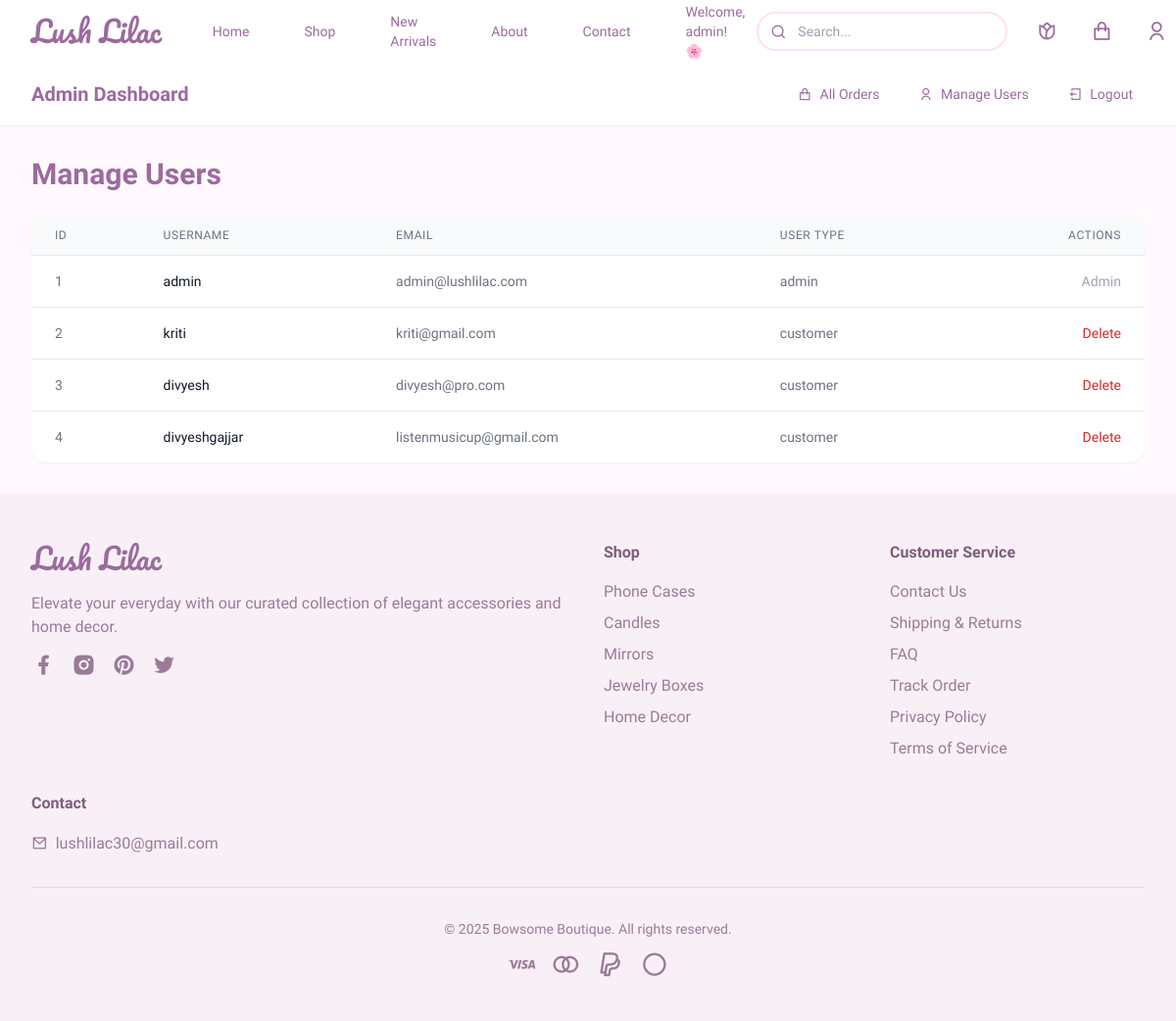
Before: /admin/users (signed in) with the older database file.
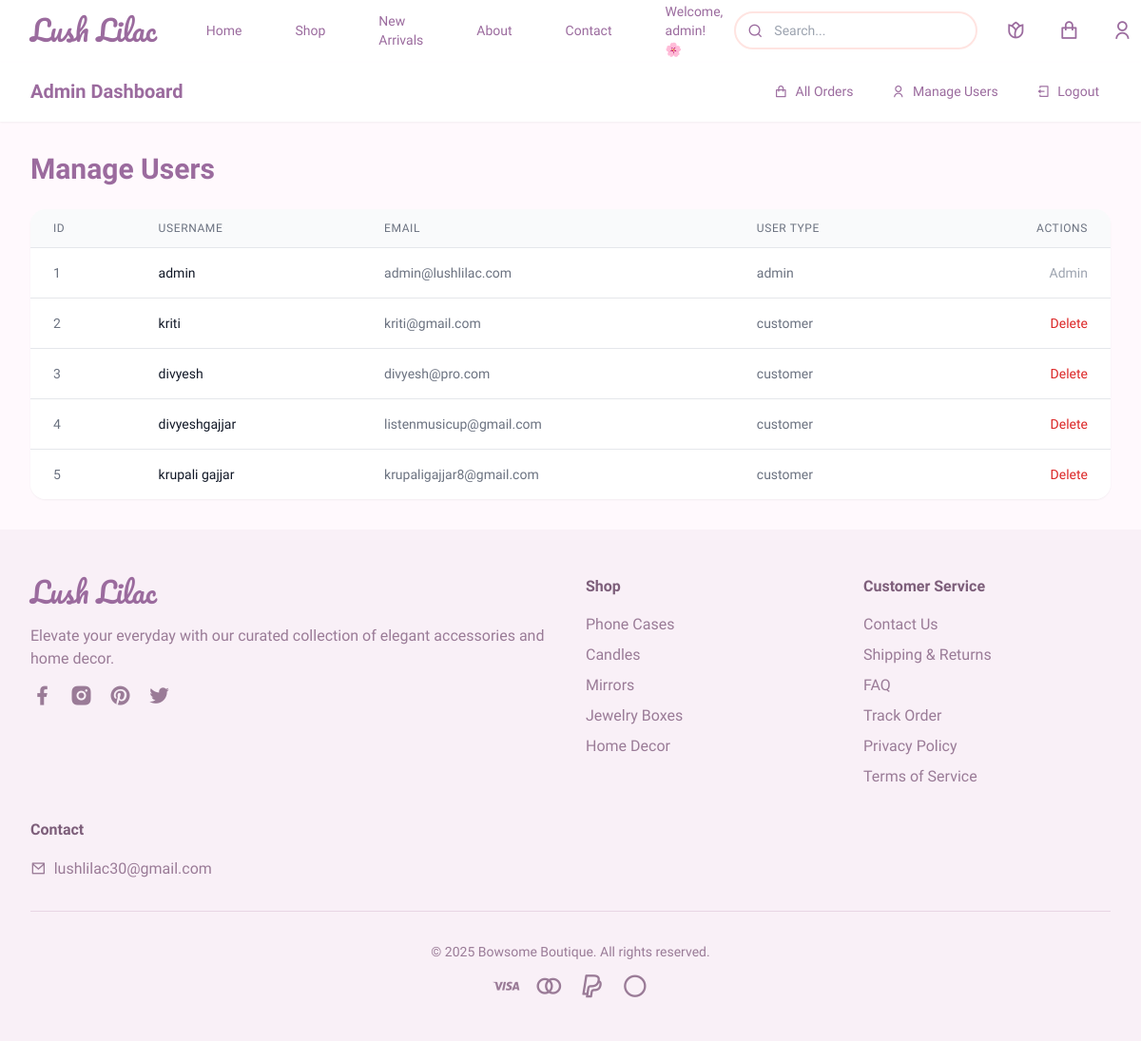
After: the same page with the newer database file.
### app.py (models this page shows, shortened)
class User(UserMixin, db.Model):
    id = db.Column(db.Integer, primary_key=True)
    username = db.Column(db.String(80), unique=True, nullable=False)
    email = db.Column(db.String(120), unique=True, nullable=False)
    password_hash = db.Column(db.String(128))
    user_type = db.Column(db.String(20), default='customer')  # 'customer' or 'admin'
    orders = db.relationship('Order', backref='user', lazy=True)
    wishlists = db.relationship('Wishlist', backref='user', lazy=True)

### app.py (the view)
@app.route('/admin/users')
@login_required
def admin_users():
    if not (current_user.user_type == 'admin' or session.get('is_special_admin')):
        flash('Access denied', 'error')
        return redirect(url_for('index'))
    users = User.query.all()
    return render_template('admin_users.html', users=users)

### app.py (called while the page is built)
@login_manager.user_loader
def load_user(user_id):
    return User.query.get(int(user_id))

### templates/admin_users.html (shortened to what this page needs)
{% extends "base.html" %}
{% block content %}
<div class="bg-white/90 backdrop-blur-sm sticky top-0 z-50 shadow-sm">
    <div class="max-w-7xl mx-auto px-4 sm:px-6 lg:px-8">
        <div class="flex justify-between items-center h-16">
            <div class="flex-shrink-0 flex items-center">
                <a href="{{ url_for('admin_dashboard') }}" class="font-semibold text-xl text-primary">Admin Dashboard</a>
            </div>
            <div class="flex items-center space-x-4">
                <a href="{{ url_for('admin_orders') }}" class="text-primary hover:text-[#D4B6D0] px-3 py-2 text-sm font-medium">
                    <i class="ri-shopping-bag-line mr-2"></i>All Orders
                </a>
                 <a href="{{ url_for('admin_users') }}" class="text-primary hover:text-[#D4B6D0] px-3 py-2 text-sm font-medium">
                    <i class="ri-user-line mr-2"></i>Manage Users
                </a>
                <a href="{{ url_for('logout') }}" class="text-primary hover:text-[#D4B6D0] px-3 py-2 text-sm font-medium">
                    <i class="ri-logout-box-line mr-2"></i>Logout
                </a>
            </div>
        </div>
    </div>
</div>
<div class="max-w-7xl mx-auto px-4 sm:px-6 lg:px-8 py-8">
    <h2 class="text-3xl font-bold text-primary mb-6">Manage Users</h2>
    <div class="bg-white rounded-lg shadow-sm overflow-hidden">
        <table class="min-w-full divide-y divide-gray-200">
            <thead class="bg-gray-50">
                <tr>
                    <th scope="col" class="px-6 py-3 text-left text-xs font-medium text-gray-500 uppercase tracking-wider">ID</th>
                    <th scope="col" class="px-6 py-3 text-left text-xs font-medium text-gray-500 uppercase tracking-wider">Username</th>
                    <th scope="col" class="px-6 py-3 text-left text-xs font-medium text-gray-500 uppercase tracking-wider">Email</th>
                    <th scope="col" class="px-6 py-3 text-left text-xs font-medium text-gray-500 uppercase tracking-wider">User Type</th>
                    <th scope="col" class="px-6 py-3 text-right text-xs font-medium text-gray-500 uppercase tracking-wider">Actions</th>
                </tr>
            </thead>
            <tbody class="bg-white divide-y divide-gray-200">
                {% for user in users %}
                <tr>
                    <td class="px-6 py-4 whitespace-nowrap text-sm text-gray-500">{{ user.id }}</td>
                    <td class="px-6 py-4 whitespace-nowrap text-sm font-medium text-gray-900">{{ user.username }}</td>
                    <td class="px-6 py-4 whitespace-nowrap text-sm text-gray-500">{{ user.email }}</td>
                    <td class="px-6 py-4 whitespace-nowrap text-sm text-gray-500">{{ user.user_type }}</td>
                    <td class="px-6 py-4 whitespace-nowrap text-right text-sm font-medium">
                        {% if user.id != current_user.id %}
                        <form action="{{ url_for('admin_delete_user', user_id=user.id) }}" method="POST" onsubmit="return confirm('Are you sure you want to delete user {{ user.username }}?');">
                            <button type="submit" class="text-red-600 hover:text-red-900">
                                Delete
                            </button>
                        </form>
                        {% else %}
                        <span class="text-gray-400">Admin</span>
                        {% endif %}
                    </td>
                </tr>
                {% endfor %}
            </tbody>
        </table>
    </div>
</div>
{% endblock %}

### templates/base.html (shortened to what the changed rows need)
<!DOCTYPE html>
<html lang="en">
<head>
    <script src="https://cdn.tailwindcss.com/3.4.16"></script>
    <link href="https://cdnjs.cloudflare.com/ajax/libs/remixicon/4.6.0/remixicon.min.css" rel="stylesheet">
</head>
<body class="flower-cursor">
    <nav class="bg-white/90 backdrop-blur-sm sticky top-0 z-50 shadow-sm">
        <div class="max-w-7xl mx-auto px-4 sm:px-6 lg:px-8">
            <div class="flex justify-between items-center h-16">
                <div class="hidden md:block">
                    <div class="ml-10 flex items-center space-x-8">
                        <a href="/" class="text-primary hover:text-[#D4B6D0] px-3 py-2 text-sm font-medium">Home</a>
                        <a href="#" class="text-primary hover:text-[#D4B6D0] px-3 py-2 text-sm font-medium">Shop</a>
                        <a href="{{ url_for('new_arrivals_page') }}" class="text-primary hover:text-[#D4B6D0] px-3 py-2 text-sm font-medium">New Arrivals</a>
                        <a href="{{ url_for('about') }}" class="text-primary hover:text-[#D4B6D0] px-3 py-2 text-sm font-medium">About</a>
                        <a href="{{ url_for('contact') }}" class="text-primary hover:text-[#D4B6D0] px-3 py-2 text-sm font-medium">Contact</a>
                        {% if current_user.is_authenticated %}
                        <span class="text-primary px-3 py-2 text-sm font-medium">Welcome, {{ current_user.username }}! 🌸</span>
                        {% else %}
                        <button id="loginButton" class="bg-primary hover:bg-[#D4B6D0] text-white px-4 py-2 rounded-button text-sm font-medium transition-all duration-300 btn-hover">Login/Register</button>
                        {% endif %}
                    </div>
                </div>
            </div>
        </div>
    </nav>
    <main>
        {% block content %}{% endblock %}
    </main>
</body>
</html>

Changed rows visible on the page:
added User: id "5", username "krupali gajjar", email "krupaligajjar8@gmail.com", user_type "customer"
